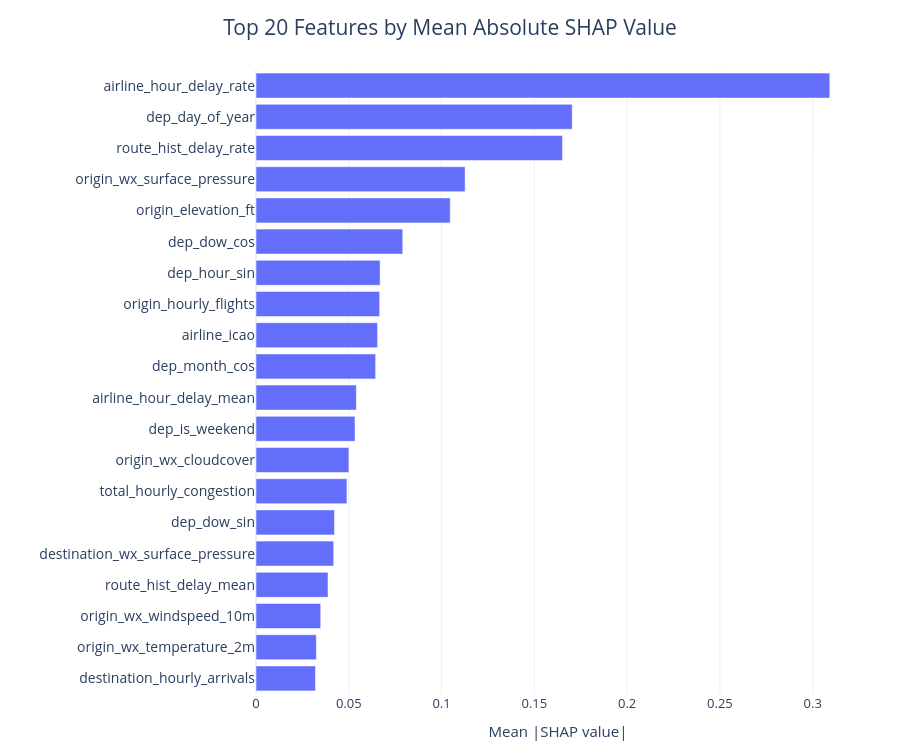

The cell this chart's notebook holds for it:
### Markdown cell above
### Interpretation

The Summary Plot ranks features by their average impact on the model output.

In this model, historical airline delay rate and historical route delay rate are the most influential predictors.

Higher values of these variables generally increase the probability of a delayed flight, indicating that the model successfully learned operational delay patterns rather than relying only on airport or airline identifiers.

### Code cell
# Interactive SHAP Feature Importance

import plotly.express as px

shap_importance = (
    pd.DataFrame({
        "feature": X_sample.columns,
        "mean_abs_shap": np.abs(shap_values).mean(axis=0)
    })
    .sort_values("mean_abs_shap", ascending=False)
    .head(20)
)

fig = px.bar(
    shap_importance.sort_values("mean_abs_shap"),
    x="mean_abs_shap",
    y="feature",
    orientation="h",
    title="Top 20 Features by Mean Absolute SHAP Value",
    labels={
        "mean_abs_shap": "Mean |SHAP value|",
        "feature": ""
    },
    height=750
)

fig.update_layout(
    template="plotly_white",
    font=dict(size=15),
    title_x=0.5,
    margin=dict(l=230, r=40, t=70, b=50),
    yaxis=dict(
        tickfont=dict(size=14)
    ),
    xaxis=dict(
        title_font=dict(size=15),
        tickfont=dict(size=13)
    )
)

fig.show()

### Figure 1 — Plotly figure (JSON) as saved in the notebook; plotly's stock layout.template omitted (floating-point values rounded to 4 significant figures)
{"data": [{"hovertemplate": "Mean |SHAP value|=%{x}<br>=%{y}<extra></extra>", "legendgroup": "", "marker": {"color": "#636efa", "pattern": {"shape": ""}}, "name": "", "orientation": "h", "showlegend": false, "textposition": "auto", "type": "bar", "x": [0.03204, 0.03251, 0.03487, 0.03881, 0.04187, 0.04229, 0.04901, 0.05005, 0.05336, 0.05409, 0.06447, 0.06551, 0.06666, 0.06688, 0.0791, 0.1047, 0.1127, 0.1652, 0.1704, 0.3092], "xaxis": "x", "y": ["destination_hourly_arrivals", "origin_wx_temperature_2m", "origin_wx_windspeed_10m", "route_hist_delay_mean", "destination_wx_surface_pressure", "dep_dow_sin", "total_hourly_congestion", "origin_wx_cloudcover", "dep_is_weekend", "airline_hour_delay_mean", "dep_month_cos", "airline_icao", "origin_hourly_flights", "dep_hour_sin", "dep_dow_cos", "origin_elevation_ft", "origin_wx_surface_pressure", "route_hist_delay_rate", "dep_day_of_year", "airline_hour_delay_rate"], "yaxis": "y"}], "layout": {"barmode": "relative", "font": {"size": 15}, "height": 750, "legend": {"tracegroupgap": 0}, "margin": {"b": 50, "l": 230, "r": 40, "t": 70}, "title": {"text": "Top 20 Features by Mean Absolute SHAP Value", "x": 0.5}, "xaxis": {"anchor": "y", "domain": [0, 1], "tickfont": {"size": 13}, "title": {"font": {"size": 15}, "text": "Mean |SHAP value|"}}, "yaxis": {"anchor": "x", "domain": [0, 1], "tickfont": {"size": 14}, "title": {"text": ""}}}}
